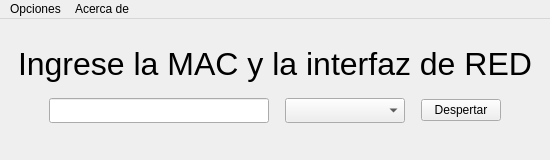
<?xml version="1.0" encoding="UTF-8"?>
<ui version="4.0">
 <class>MainWindow</class>
 <widget class="QMainWindow" name="MainWindow">
  <property name="geometry">
   <rect>
    <x>0</x>
    <y>0</y>
    <width>550</width>
    <height>160</height>
   </rect>
  </property>
  <property name="minimumSize">
   <size>
    <width>550</width>
    <height>160</height>
   </size>
  </property>
  <property name="maximumSize">
   <size>
    <width>550</width>
    <height>160</height>
   </size>
  </property>
  <property name="windowTitle">
   <string>WOL</string>
  </property>
  <widget class="QWidget" name="centralwidget">
   <layout class="QVBoxLayout" name="verticalLayout">
    <item>
     <spacer name="verticalSpacer_3">
      <property name="orientation">
       <enum>Qt::Vertical</enum>
      </property>
      <property name="sizeType">
       <enum>QSizePolicy::Expanding</enum>
      </property>
      <property name="sizeHint" stdset="0">
       <size>
        <width>20</width>
        <height>7</height>
       </size>
      </property>
     </spacer>
    </item>
    <item>
     <widget class="QLabel" name="label">
      <property name="font">
       <font>
        <pointsize>24</pointsize>
       </font>
      </property>
      <property name="text">
       <string>Ingrese la MAC y la interfaz de RED</string>
      </property>
      <property name="alignment">
       <set>Qt::AlignCenter</set>
      </property>
     </widget>
    </item>
    <item>
     <spacer name="verticalSpacer_2">
      <property name="orientation">
       <enum>Qt::Vertical</enum>
      </property>
      <property name="sizeType">
       <enum>QSizePolicy::Fixed</enum>
      </property>
      <property name="sizeHint" stdset="0">
       <size>
        <width>20</width>
        <height>10</height>
       </size>
      </property>
     </spacer>
    </item>
    <item>
     <layout class="QHBoxLayout" name="horizontalLayout">
      <item>
       <spacer name="horizontalSpacer">
        <property name="orientation">
         <enum>Qt::Horizontal</enum>
        </property>
        <property name="sizeHint" stdset="0">
         <size>
          <width>40</width>
          <height>20</height>
         </size>
        </property>
       </spacer>
      </item>
      <item>
       <widget class="QLineEdit" name="lineEditMAC">
        <property name="minimumSize">
         <size>
          <width>220</width>
          <height>25</height>
         </size>
        </property>
        <property name="maximumSize">
         <size>
          <width>220</width>
          <height>25</height>
         </size>
        </property>
       </widget>
      </item>
      <item>
       <spacer name="horizontalSpacer_2">
        <property name="orientation">
         <enum>Qt::Horizontal</enum>
        </property>
        <property name="sizeType">
         <enum>QSizePolicy::Fixed</enum>
        </property>
        <property name="sizeHint" stdset="0">
         <size>
          <width>10</width>
          <height>20</height>
         </size>
        </property>
       </spacer>
      </item>
      <item>
       <widget class="QComboBox" name="comboBoxIfaces">
        <property name="minimumSize">
         <size>
          <width>120</width>
          <height>25</height>
         </size>
        </property>
        <property name="maximumSize">
         <size>
          <width>120</width>
          <height>25</height>
         </size>
        </property>
       </widget>
      </item>
      <item>
       <spacer name="horizontalSpacer_4">
        <property name="orientation">
         <enum>Qt::Horizontal</enum>
        </property>
        <property name="sizeType">
         <enum>QSizePolicy::Fixed</enum>
        </property>
        <property name="sizeHint" stdset="0">
         <size>
          <width>10</width>
          <height>20</height>
         </size>
        </property>
       </spacer>
      </item>
      <item>
       <widget class="QPushButton" name="pushButtonWOL">
        <property name="text">
         <string>Despertar</string>
        </property>
       </widget>
      </item>
      <item>
       <spacer name="horizontalSpacer_3">
        <property name="orientation">
         <enum>Qt::Horizontal</enum>
        </property>
        <property name="sizeHint" stdset="0">
         <size>
          <width>40</width>
          <height>20</height>
         </size>
        </property>
       </spacer>
      </item>
     </layout>
    </item>
    <item>
     <spacer name="verticalSpacer">
      <property name="orientation">
       <enum>Qt::Vertical</enum>
      </property>
      <property name="sizeHint" stdset="0">
       <size>
        <width>20</width>
        <height>28</height>
       </size>
      </property>
     </spacer>
    </item>
   </layout>
  </widget>
  <widget class="QMenuBar" name="menuBar">
   <property name="geometry">
    <rect>
     <x>0</x>
     <y>0</y>
     <width>550</width>
     <height>22</height>
    </rect>
   </property>
   <widget class="QMenu" name="menuOpciones">
    <property name="title">
     <string>Opciones</string>
    </property>
    <addaction name="separator"/>
    <addaction name="actionActualizar_interfaces"/>
    <addaction name="separator"/>
    <addaction name="actionSalir"/>
   </widget>
   <widget class="QMenu" name="menuAcerca_de">
    <property name="title">
     <string>Acerca de</string>
    </property>
    <addaction name="actionAyuda"/>
    <addaction name="actionAcerca_de"/>
   </widget>
   <addaction name="menuOpciones"/>
   <addaction name="menuAcerca_de"/>
  </widget>
  <action name="actionSalir">
   <property name="text">
    <string>Salir</string>
   </property>
  </action>
  <action name="actionActualizar_interfaces">
   <property name="text">
    <string>Actualizar interfaces</string>
   </property>
  </action>
  <action name="actionAyuda">
   <property name="text">
    <string>Ayuda</string>
   </property>
  </action>
  <action name="actionAcerca_de">
   <property name="text">
    <string>Acerca de</string>
   </property>
  </action>
 </widget>
 <resources/>
 <connections/>
</ui>
